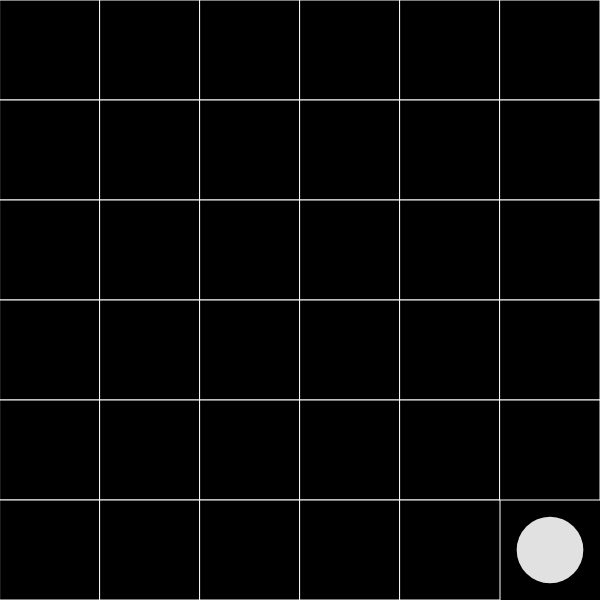
Frame 1 (no input)
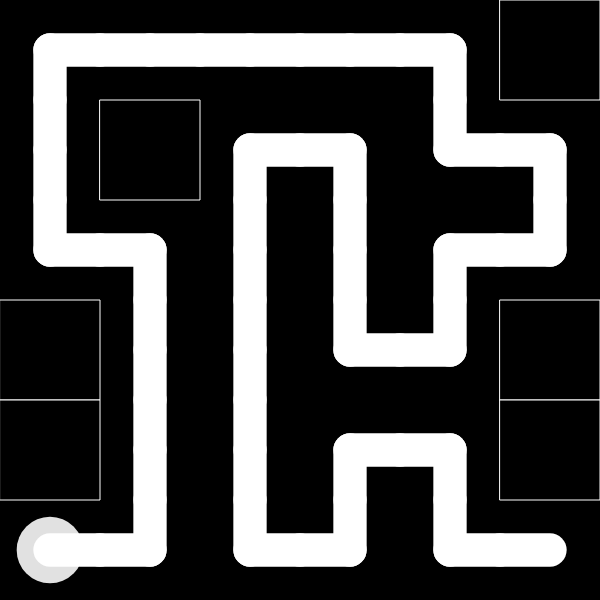
Frame 60 (no input)
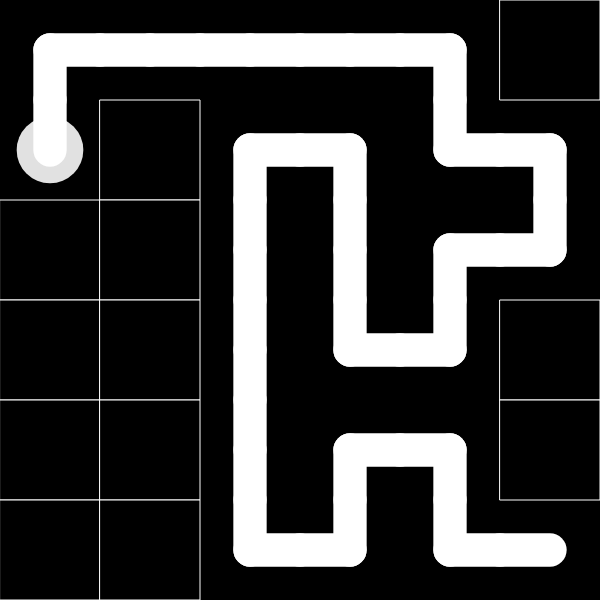
Frame 120 (the mouse pressed at the canvas centre since frame 60)

The p5.js sketch that drew these frames (run headless with seeded random() and noise() and a simulated clock; from frame 60 on, the mouse is pressed at the canvas centre):

// p5.js sketch
// ── sketch.js
const W = 600;
const DIM = 6;
const size = 3;
let tileWidth;
let grid = [];
let startX;
let startY;
let x;
let y;
let collapsed = false;

function setup() {
    createCanvas(W, W);
    tileWidth = W / DIM;
    restart();
}
function restart() {
    fillGrid();
    x = rnd(DIM);
    y = rnd(DIM);
    startX = x;
    startY = y;
    grid[y][x].collapsed = true;
}
function fillGrid() {
    for (let i = 0; i < DIM; i++) {
        let row = [];
        for (let j = 0; j < DIM; j++) {
            row.push(new Cell(false));
        }
        grid[i] = row;
    }
}

function mouseClicked() {
    // redraw();
    if (mouseX >= W || mouseY >= W) {
        redraw();
        return;
    }
    console.log(grid[Math.floor(mouseY / tileWidth)][Math.floor(mouseX / tileWidth)]);
    // prevent default

}
function draw() {
    background(0);
    for (let i = 0; i < DIM; i++) {
        for (let j = 0; j < DIM; j++) {
            const cell = grid[i][j];
            if (cell.collapsed) {
                if (x == j && y == i) {
                    strokeWeight(tileWidth / size * 2);
                    stroke(225);
                    point(tileWidth * j + tileWidth / 2, tileWidth * i + tileWidth / 2);
                }
                strokeWeight(tileWidth / size);
                stroke(255);
                const cenX = tileWidth * j + tileWidth / 2;
                const cenY = tileWidth * i + tileWidth / 2;
                if (cell.top) {
                    line(cenX, cenY, cenX, tileWidth * i);
                }
                if (cell.right) {
                    line(cenX, cenY, tileWidth * j + tileWidth, cenY);
                }
                if (cell.bottom) {

                    line(cenX, cenY, cenX, tileWidth * i + tileWidth);
                }
                if (cell.left) {
                    line(cenX, cenY, tileWidth * j, cenY);
                }
            }
            else {
                fill(0);
                stroke(255);
                strokeWeight(1);
                rect(tileWidth * j, tileWidth * i, tileWidth, tileWidth);

            }
        }
    }
    if (collapsed) {
        noLoop();

    }
    if (!collapse()) {
        restart();
    }
    // noLoop();
}
function collapse() {
    if (isCompleted()) return true;
    const available = [];
    let current = grid[y][x];
    if (y > 0 && grid[y - 1][x].valid() && !current.tried.includes(0)) {

        //TOP
        available.push(0);
    }
    if (x < DIM - 1 && grid[y][x + 1].valid() && !current.tried.includes(1)) {
        //RIGHT
        available.push(1);
    }
    if (y < DIM - 1 && grid[y + 1][x].valid() && !current.tried.includes(2)) {
        //DOWN
        available.push(2);
    }
    if (x > 0 && grid[y][x - 1].valid() && !current.tried.includes(3)) {
        //LEFT
        available.push(3);
    }
    if (available.length < 1) {

        current.collapsed = false;
        current.tried=[];
        // current.visited = true;
        if (current.top) {
            y -= 1;
            current = grid[y][x];
            current.bottom = false;
            current.tried.push(2);
        }
        else if (current.right) {
            x += 1;
            current = grid[y][x];
            current.left = false;
            current.tried.push(3);
        }
        else if (current.bottom) {
            y += 1;
            current = grid[y][x];
            current.top = false;
            current.tried.push(0);
        }
        else if (current.left) {
            x -= 1;
            current = grid[y][x];
            current.right = false;
            current.tried.push(1);
        } else {
            console.log("Fuck");
            // return false;
        }
        // console.log("current X : " + x + " Y : " + y);
        return true;
    }
    const dir = random(available);
    const cell = new Cell(true);
    switch (dir) {
        case 0:
            y -= 1;
            current.top = true;
            cell.bottom = true;
            break;
        case 1:
            x += 1;
            current.right = true;
            cell.left = true;
            break;
        case 2:
            y += 1;
            current.bottom = true;
            cell.top = true;
            break;
        case 3:
            x -= 1;
            current.left = true;
            cell.right = true;
            break;
        default:
            return true;
    }
    grid[y][x] = cell;
    return true;
}

function isCompleted() {
    collapsed = grid.every((r) => r.every((c) => c.collapsed));
    return collapsed;
}
function rnd(max) {
    return Math.floor(Math.random() * max);
}

// ── cell.js
class Cell {
    constructor(col) {
        this.collapsed = col;
        this.top = false;
        this.left = false;
        this.right = false;
        this.bottom = false;
        this.tried = [];

    }
    valid(){
        return !this.collapsed;
    }
}
